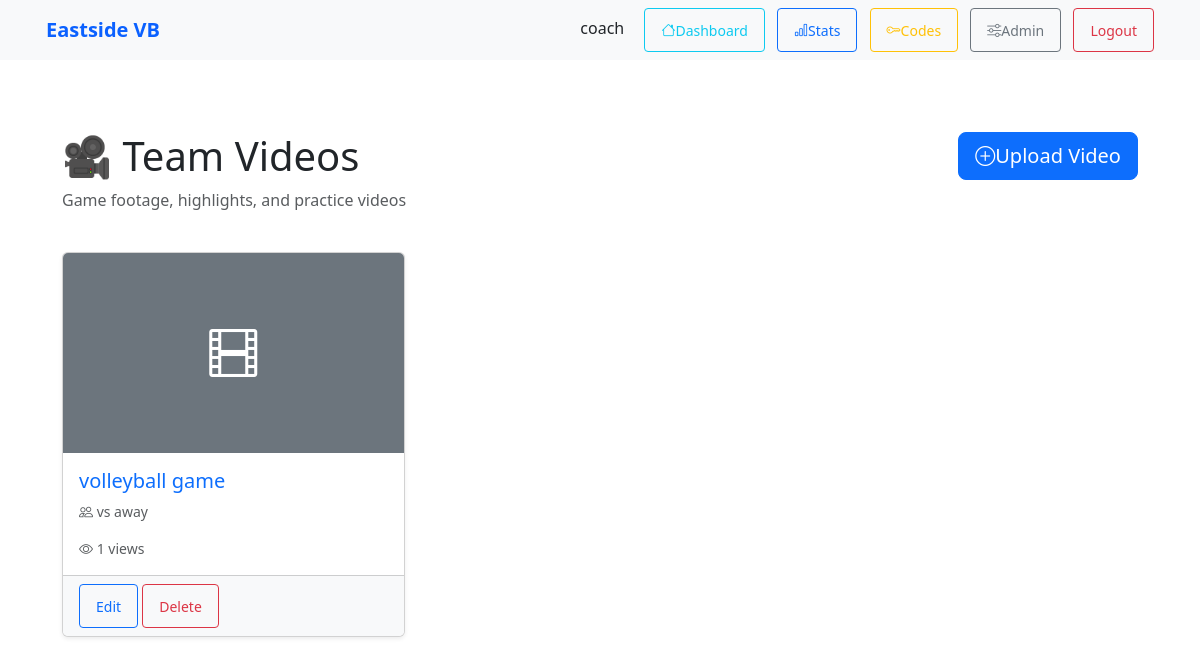
The page /videos/ (signed in) on the database its author committed.
### team/models.py (models this page shows, shortened)
class GameVideo(models.Model):
    GAME_TYPE_FULL = 'full'
    GAME_TYPE_HIGHLIGHT = 'highlight'
    GAME_TYPE_PRACTICE = 'practice'
    GAME_TYPE_CHOICES = [
        (GAME_TYPE_FULL, 'Full Game'),
        (GAME_TYPE_HIGHLIGHT, 'Highlights'),
        (GAME_TYPE_PRACTICE, 'Practice'),
    ]
    title = models.CharField(max_length=200, help_text="e.g., 'State Championship vs Lincoln High'")
    description = models.TextField(blank=True, help_text="Game summary, notes, or highlights")
    game_type = models.CharField(max_length=20, choices=GAME_TYPE_CHOICES, default=GAME_TYPE_FULL)
    game_date = models.DateField(null=True, blank=True, help_text="Date game was played")
    opponent = models.CharField(max_length=200, blank=True, help_text="Opponent team name")
    video = models.FileField(upload_to='videos/%Y/%m/', help_text="MP4, MOV, or MKV (max 2GB)")
    thumbnail = models.ImageField(upload_to='video_thumbnails/%Y/%m/', null=True, blank=True)
    duration_seconds = models.IntegerField(default=0, help_text="Video duration in seconds")
    file_size_mb = models.FloatField(default=0, help_text="File size in MB")
    uploaded_by = models.ForeignKey(User, on_delete=models.CASCADE, related_name='uploaded_videos', help_text="Coach who uploaded")
    is_featured = models.BooleanField(default=False, help_text="Show on home page")
    view_count = models.IntegerField(default=0)
    private = models.BooleanField(default=True, help_text="Only team members can view")
    uploaded_at = models.DateTimeField(auto_now_add=True)
    updated_at = models.DateTimeField(auto_now=True)
    class Meta:
        ordering = ['-game_date', '-uploaded_at']
        indexes = [models.Index(fields=['-game_date']), models.Index(fields=['-uploaded_at'])]

### team/views.py (the view)
# urls.py: path('videos/', video_list, name='video_list'),
@login_required
@user_passes_test(is_team_member)
def video_list(request):
    if is_coach(request.user):
        videos = GameVideo.objects.all().order_by('-game_date', '-uploaded_at')
    else:
        videos = GameVideo.objects.filter(private=True).order_by('-game_date', '-uploaded_at')
    context = {
        'videos': videos,
        'is_coach': is_coach(request.user),
    }
    return render(request, 'team/video_list.html', context)

### team/views.py (called while the page is built)
def is_coach(user):
    return user.is_staff or user.is_superuser

def is_team_member(user):
    if user.is_staff or user.is_superuser:
        return True
    return hasattr(user, 'playerprofile') and user.playerprofile is not None

### team/templates/team/video_list.html (shortened to what this page needs)
{% extends 'base.html' %}
{% load static %}
{% block content %}
<div class="container mt-5 mb-5">
    <div class="row mb-4">
        <div class="col-md-8">
            <h1>🎥 Team Videos</h1>
            <p class="text-muted">Game footage, highlights, and practice videos</p>
        </div>
        {% if is_coach %}
        <div class="col-md-4 text-md-end">
            <a href="{% url 'team:video_upload' %}" class="btn btn-primary btn-lg">
                <i class="bi bi-plus-circle"></i> Upload Video
            </a>
        </div>
        {% endif %}
    </div>
    {% if videos %}
        <div class="row g-4">
            {% for video in videos %}
                <div class="col-md-6 col-lg-4">
                    <a href="{% url 'team:video_detail' video.pk %}" class="text-decoration-none">
                        <div class="card h-100 video-card shadow-sm">
                            {% if video.thumbnail %}
                                <img src="{{ video.thumbnail.url }}" class="card-img-top" alt="{{ video.title }}" style="height: 200px; object-fit: cover;">
                            {% else %}
                                <div class="card-img-top bg-secondary d-flex align-items-center justify-content-center" style="height: 200px;">
                                    <i class="bi bi-film" style="font-size: 3rem; color: white;"></i>
                                </div>
                            {% endif %}
                            <div class="card-body">
                                <h5 class="card-title">{{ video.title }}</h5>
                                {% if video.opponent %}
                                    <p class="card-text text-muted small">
                                        <i class="bi bi-people"></i> vs {{ video.opponent }}
                                    </p>
                                {% endif %}
                                <div class="d-flex justify-content-between align-items-center small text-muted">
                                    <span><i class="bi bi-eye"></i> {{ video.view_count }} views</span>
                                    <span class="badge bg-{{ video.get_game_type_display|default:"secondary" }}">
                                    </span>
                                </div>
                            </div>
                            {% if is_coach %}
                            <div class="card-footer bg-light">
                                <a href="{% url 'team:video_edit' video.pk %}" class="btn btn-sm btn-outline-primary">Edit</a>
                                <a href="{% url 'team:video_delete' video.pk %}" class="btn btn-sm btn-outline-danger">Delete</a>
                            </div>
                            {% endif %}
                        </div>
                    </a>
                </div>
            {% endfor %}
        </div>
    {% endif %}
</div>
{% endblock %}

### team/templates/base.html (shortened to what this page needs)
<!doctype html>
<html lang="en">
  <head>
    {% load static %}
    <link href="https://cdn.jsdelivr.net/npm/bootstrap@5.3.2/dist/css/bootstrap.min.css" rel="stylesheet">
    <link rel="stylesheet" href="https://cdn.jsdelivr.net/npm/bootstrap-icons@1.11.0/font/bootstrap-icons.css">
    <link rel="stylesheet" href="{% static 'team/css/players.css' %}">
  </head>
  <body>
    <nav class="navbar navbar-expand-lg navbar-light bg-light">
      <div class="container">
        {% block brand %}
        <span class="navbar-brand navbar-brand-static">Eastside VB</span>
        {% endblock %}
        <div class="ms-auto">
          {% if user.is_authenticated %}
            <span class="me-3">{{ user.username }}</span>
            <a class="btn btn-sm btn-outline-info me-2" href="{% url 'team:player_dashboard' %}" title="My Dashboard">
              <i class="bi bi-house"></i> Dashboard
            </a>
            {% if user.is_staff %}
              <a class="btn btn-sm btn-outline-primary me-2" href="{% url 'team:player_stats_list' %}" title="View Team Stats">
                <i class="bi bi-bar-chart"></i> Stats
              </a>
              <a class="btn btn-sm btn-outline-warning me-2" href="{% url 'team:coach_codes' %}" title="Generate Access Codes">
                <i class="bi bi-key"></i> Codes
              </a>
              <a class="btn btn-sm btn-outline-secondary me-2" href="/admin/">
                <i class="bi bi-sliders"></i> Admin
              </a>
            {% endif %}
            <form method="post" action="{% url 'logout' %}" style="display:inline;">
              <button class="btn btn-sm btn-outline-danger" type="submit">Logout</button>
            </form>
          {% else %}
            <a class="btn btn-sm btn-outline-primary me-2" href="/signup/">Sign up</a>
            <a class="btn btn-sm btn-outline-success" href="/accounts/login/">Login</a>
          {% endif %}
        </div>
      </div>
    </nav>
    <main class="container py-4">
      {% block content %}{% endblock %}
    </main>
  </body>
</html>

### team/static/team/css/players.css (style rules this page uses)
.navbar-brand-static { cursor: default; pointer-events: none; color: #0b61ff; text-decoration: none; font-weight: 600; }

### team/templates/base.html (style rules this page uses)
.navbar-brand-static { cursor: default; pointer-events: none; color: #0b61ff; text-decoration: none; font-weight: 600; }
body { -webkit-font-smoothing: antialiased; -webkit-touch-callout: none; }
.btn { min-height: 44px; min-width: 44px; display: inline-flex; align-items: center; justify-content: center; padding: 0.5rem 1rem; }

### team/templates/team/video_list.html (style rules this page uses)
.video-card { transition: transform 0.2s, box-shadow 0.2s; }

### rows shown on the page
GameVideo: title "volleyball game", opponent "away", view_count "1"

### other values the page prints
{{ user.username }} "coach"
